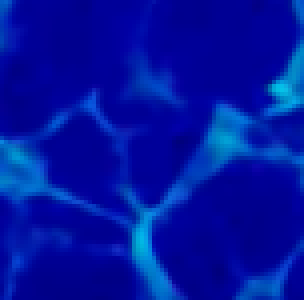
#> input picture examples_tests/water_74.png, 76 x 75 px (shown 4 times larger)
$ python cv2Example.py
#> lines starting #> are read from the running program, lines starting #| are printed output that depends on the picture; after the words box and inside, x2 and y2 are one past the last pixel; in counts of white or black regions, pixels touching at a corner belong together
import ctypes
import time
import hex_codes
import cv2
from matplotlib import pyplot as plt

if __name__ == '__main__':
    img = cv2.imread("water_74.png")
#> img is the input picture: shape (75, 76, 3); mean B, G, R 159.7, 19.3, 0.9

    if img is None:
        print("Erro ao carregar a imagem. Verifique o caminho.")
    else:
        gray = cv2.cvtColor(img, cv2.COLOR_BGR2GRAY)
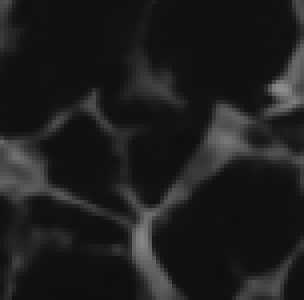
#> gray: shape (75, 76) (shown 4 times larger); min 14, max 142, mean 29.8

        _, thresh = cv2.threshold(gray, 40, 255, cv2.THRESH_BINARY)
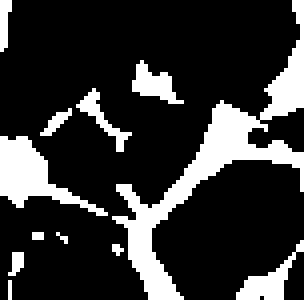
#> thresh: shape (75, 76) (shown 4 times larger); 20.1% white; 12 white regions (5 under 20 px), largest, box (x1, y1, x2, y2) and area: (28, 0, 76, 75) 644, (0, 34, 27, 54) 207, (59, 60, 76, 75) 85

        cv2.imshow("xesquedele", thresh)

        if cv2.waitKey(0) & 0xFF == ord("v"):
#> (key Esc is pressed here)
            cv2.destroyAllWindows()
